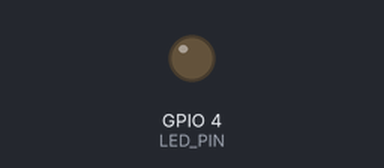
This program was run on a simulated Raspberry Pi (BCM pin numbers). On the bench: output pins drawn as LEDs (lit = HIGH). What the program prints to the terminal is not drawn. At 12.6 s the program stops and its outputs stay as they are.

Above: at 0.05 s.
At 0.95 s:
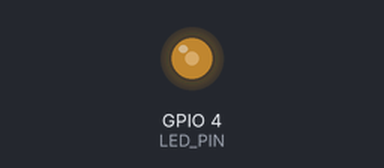
At 1.9 s:
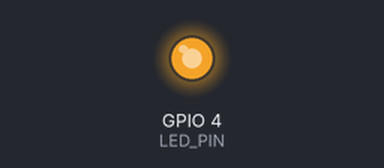
At 3.8 s:
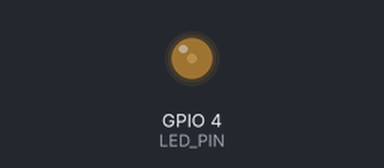
Timing chart, 0 to 5.5 s (numbered marks = the images above):
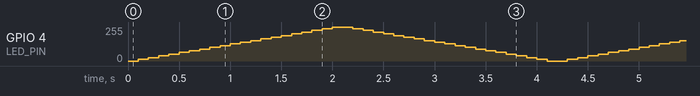

The program:

led_fade.py
```python
import RPi.GPIO as GPIO
import time

LED_PIN = 4
GPIO.setmode(GPIO.BCM)
GPIO.setup(LED_PIN, GPIO.OUT)

# PWM 인스턴스 생성
# 주파수 설정(50Hz)
pwm = GPIO.PWM(LED_PIN, 50)
pwm.start() #duty cycle(0~100)

try:
    for i in range(3): #0~2
        #서서히 켜지게 하기
        for j in range(0, 101, 5): #start, end, step
            pwm.ChangeDutyCycle(j)
            time.sleep(0.1)
        #서서히 꺼지게 하기
        for j in range(100, -1, -5):
            pwm.ChangeDutyCycle(j)
            time.sleep(0.1)
finally:
    pwm.stop()
    GPIO.cleanup()
    print("cleanup and exit")
```
